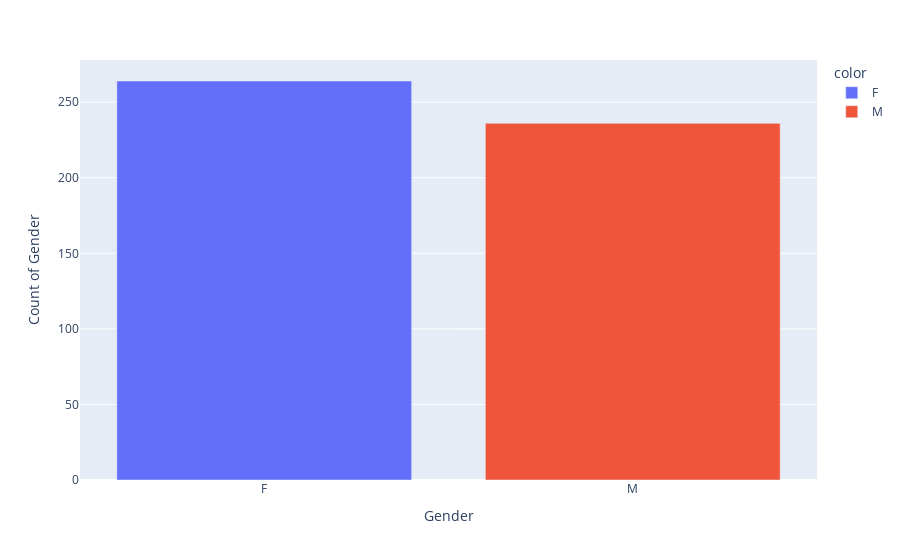

The cell this chart's notebook holds for it:
### Code cell
px.bar(x=gender.index , y=gender.values , 
       labels={"x":"Gender" , "y":"Count of Gender"} , 
       color = gender.index)

### Figure 1 — Plotly figure (JSON) as saved in the notebook; plotly's stock layout.template omitted (floating-point values rounded to 4 significant figures)
{"data": [{"alignmentgroup": "True", "hovertemplate": "color=F<br>Gender=%{x}<br>Count of Gender=%{y}<extra></extra>", "legendgroup": "F", "marker": {"color": "#636efa", "pattern": {"shape": ""}}, "name": "F", "offsetgroup": "F", "orientation": "v", "showlegend": true, "textposition": "auto", "type": "bar", "x": ["F"], "xaxis": "x", "y": [264], "yaxis": "y"}, {"alignmentgroup": "True", "hovertemplate": "color=M<br>Gender=%{x}<br>Count of Gender=%{y}<extra></extra>", "legendgroup": "M", "marker": {"color": "#EF553B", "pattern": {"shape": ""}}, "name": "M", "offsetgroup": "M", "orientation": "v", "showlegend": true, "textposition": "auto", "type": "bar", "x": ["M"], "xaxis": "x", "y": [236], "yaxis": "y"}], "layout": {"autosize": true, "barmode": "relative", "legend": {"title": {"text": "color"}, "tracegroupgap": 0}, "margin": {"t": 60}, "xaxis": {"anchor": "y", "autorange": true, "domain": [0, 1], "range": [-0.5, 1.5], "title": {"text": "Gender"}, "type": "category"}, "yaxis": {"anchor": "x", "autorange": true, "domain": [0, 1], "range": [0, 277.9], "title": {"text": "Count of Gender"}, "type": "linear"}}}
